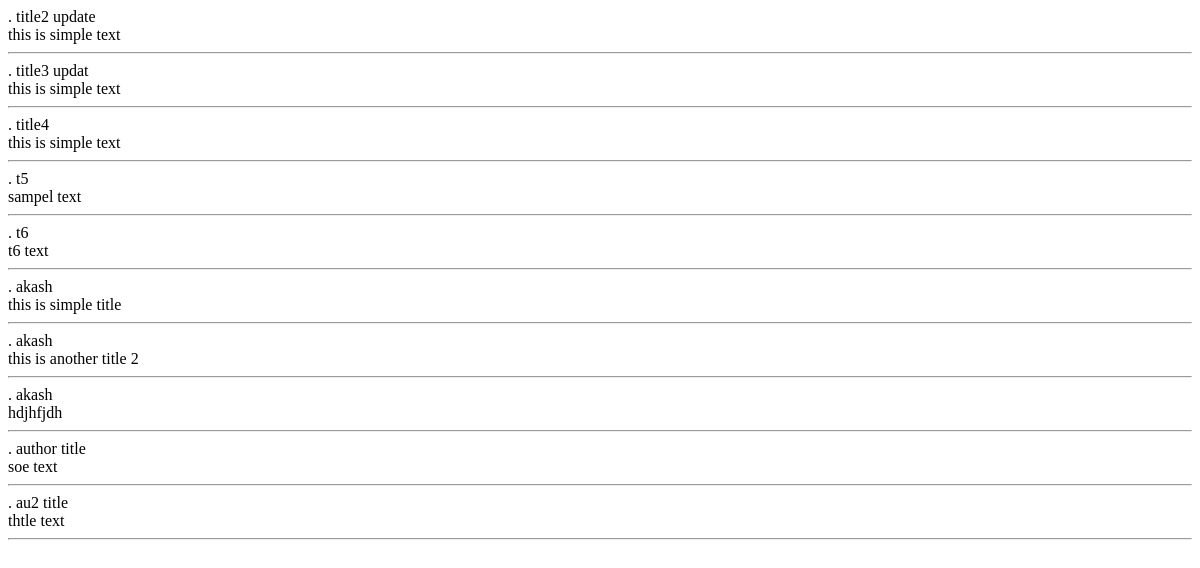
The page /list/ on the database as committed earlier.
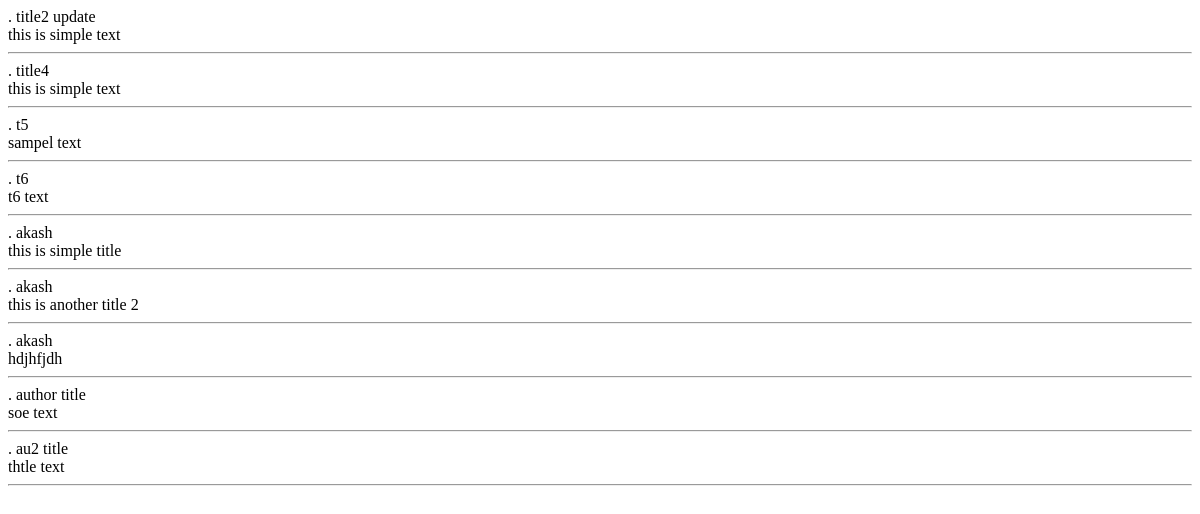
The same page on the database as committed later.
### myapp/models.py (models this page shows, shortened)
class AppModel(models.Model):
    user = models.ForeignKey(User, default=1, null=True, on_delete=models.SET_NULL)
    title = models.CharField(max_length=255)
    desc = models.TextField()

### myapp/views.py (the view)
# urls.py: path('list/',views.list_view,name='list_view'),
def list_view(request):
    context = {}
    context["dataset"]=AppModel.objects.all()
    return render(request,'list_view.html',context)

### myapp/templates/list_view.html
<div class="main">
    {% for data in dataset %}.
    {{ data.title }}<br/>
    {{ data.desc }}<br/>
    <hr/>
    {% endfor %}
</div>

Rows that differ between the two databases and show on the page:
removed AppModel: title "title3 updat", desc "this is simple text"
